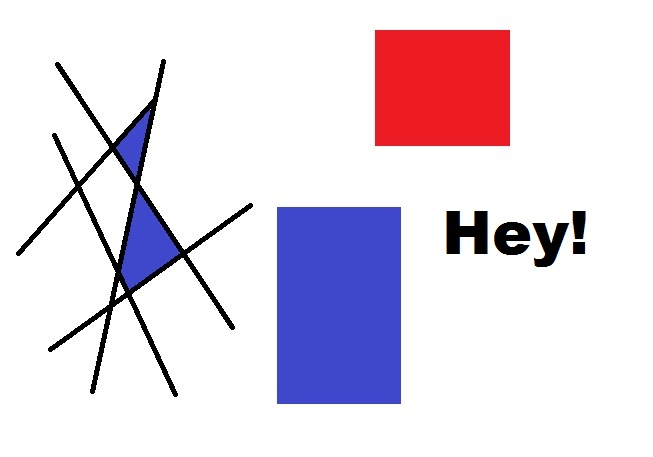
#> input picture opencv-corner-detection-sample.jpg, 653 x 457 px
$ python count-object.py opencv-corner-detection-sample.jpg 5
#> lines starting #> are read from the running program, lines starting #| are printed output that depends on the picture; after the words box and inside, x2 and y2 are one past the last pixel; in counts of white or black regions, pixels touching at a corner belong together
'''
 * Python program to use contours to count the objects in an image.
 *
 * usage: python Contours.py <filename> <threshold>
'''
import cv2, sys
import numpy as np

# read command-line arguments
filename = sys.argv[1]
t = int(sys.argv[2])

# read original image
image = cv2.imread(filename = filename)
#> image is the input picture: shape (457, 653, 3); mean B, G, R 229.7, 216.9, 227

# create binary image
gray = cv2.cvtColor(src = image, code = cv2.COLOR_BGR2GRAY)
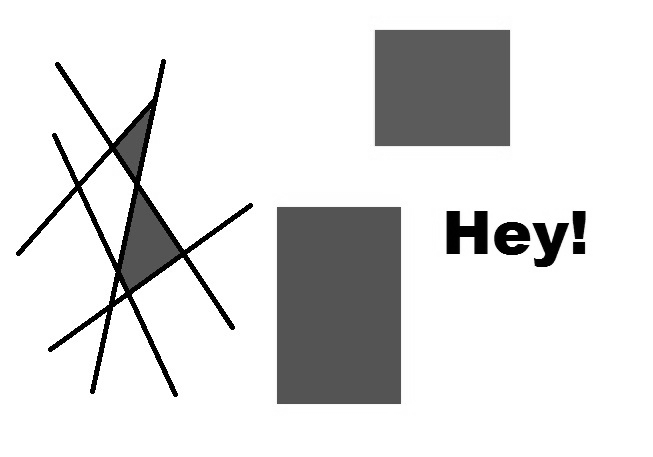
#> gray: shape (457, 653); min 0, max 255, mean 221.4
blur = cv2.GaussianBlur(src = gray,
    ksize = (5, 5),
    sigmaX = 0)
(t, binary) = cv2.threshold(src = blur,
    thresh = t,
    maxval = 255,
    type = cv2.THRESH_BINARY)
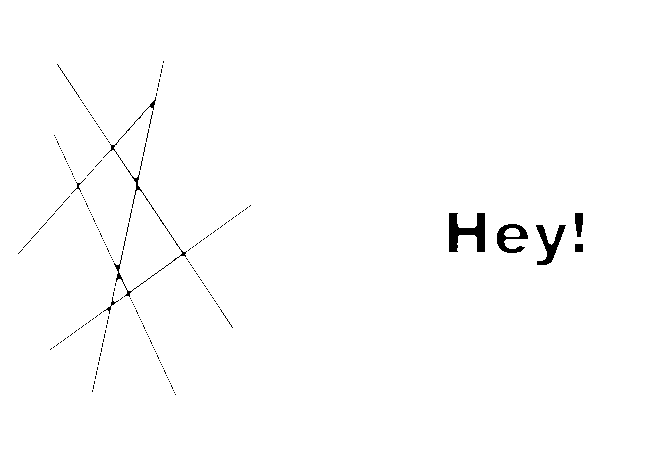
#> binary: shape (457, 653); 99% white; 209 black regions (200 under 20 px), largest, box (x1, y1, x2, y2) and area: (449, 213, 485, 252) 789, (536, 225, 566, 265) 453, (103, 97, 187, 297) 447
#> t = 5

# Exploring the contours
contours, hierarchy = cv2.findContours(image = binary,
    mode = cv2.RETR_EXTERNAL,
    method = cv2.CHAIN_APPROX_SIMPLE)
#> contours = [[[0, 0], [0, 456], [652, 456], [652, 0]]]

print("Found %d objects." % len(contours))
#| Found 1 objects.
for (i, c) in enumerate(contours):
    print("\tSize of contour %d: %d" % (i, len(c)))
#> this loop made 1 pass
#> c on pass 1: [[0, 0], [0, 456], [652, 456], [652, 0]]
#| 	Size of contour 0: 4

#> (the run stopped early here; a loop or call above may not have finished)
